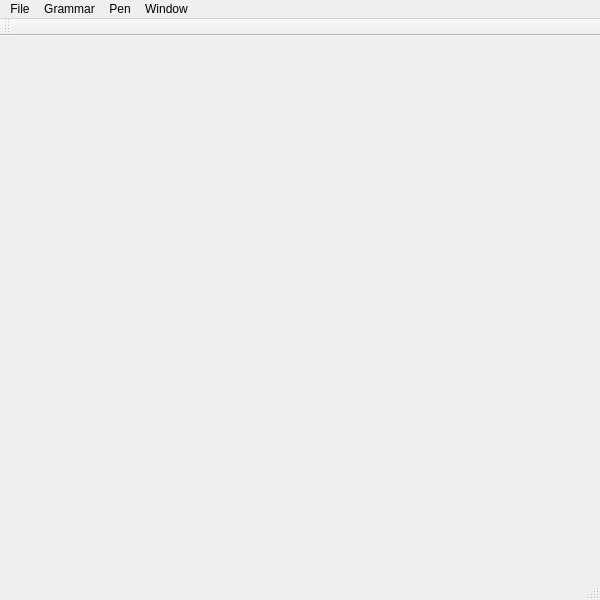
<?xml version="1.0" encoding="UTF-8"?>
<ui version="4.0">
 <class>MainWindowClass</class>
 <widget class="QMainWindow" name="MainWindowClass">
  <property name="geometry">
   <rect>
    <x>0</x>
    <y>0</y>
    <width>600</width>
    <height>600</height>
   </rect>
  </property>
  <property name="windowTitle">
   <string>MainWindow</string>
  </property>
  <widget class="QWidget" name="centralWidget"/>
  <widget class="QMenuBar" name="menuBar">
   <property name="geometry">
    <rect>
     <x>0</x>
     <y>0</y>
     <width>600</width>
     <height>21</height>
    </rect>
   </property>
   <widget class="QMenu" name="menuFile">
    <property name="title">
     <string>File</string>
    </property>
    <addaction name="actionNewSketch"/>
    <addaction name="actionLoadSketch"/>
    <addaction name="actionSaveSketch"/>
    <addaction name="separator"/>
    <addaction name="actionSaveImage"/>
    <addaction name="separator"/>
    <addaction name="actionExit"/>
   </widget>
   <widget class="QMenu" name="menuGrammar">
    <property name="title">
     <string>Grammar</string>
    </property>
    <addaction name="actionRandomGeneration"/>
    <addaction name="actionMCTS"/>
   </widget>
   <widget class="QMenu" name="menuPen">
    <property name="title">
     <string>Pen</string>
    </property>
    <widget class="QMenu" name="menuWidth">
     <property name="title">
      <string>Width</string>
     </property>
     <addaction name="actionPenWidth20"/>
     <addaction name="actionPenWidth10"/>
     <addaction name="actionPenWidth5"/>
    </widget>
    <widget class="QMenu" name="menuColor">
     <property name="title">
      <string>Color</string>
     </property>
     <addaction name="actionPenColorWall"/>
     <addaction name="actionPenColorDoor"/>
     <addaction name="actionPenColorWindow"/>
     <addaction name="actionPenColorBalcony"/>
    </widget>
    <addaction name="menuColor"/>
    <addaction name="menuWidth"/>
   </widget>
   <widget class="QMenu" name="menuWindow">
    <property name="title">
     <string>Window</string>
    </property>
    <addaction name="actionOptions"/>
   </widget>
   <addaction name="menuFile"/>
   <addaction name="menuGrammar"/>
   <addaction name="menuPen"/>
   <addaction name="menuWindow"/>
  </widget>
  <widget class="QToolBar" name="mainToolBar">
   <attribute name="toolBarArea">
    <enum>TopToolBarArea</enum>
   </attribute>
   <attribute name="toolBarBreak">
    <bool>false</bool>
   </attribute>
  </widget>
  <widget class="QStatusBar" name="statusBar"/>
  <action name="actionNewSketch">
   <property name="text">
    <string>New Sketch</string>
   </property>
  </action>
  <action name="actionLoadSketch">
   <property name="text">
    <string>Load Sketch</string>
   </property>
  </action>
  <action name="actionSaveSketch">
   <property name="text">
    <string>Save Sketch</string>
   </property>
  </action>
  <action name="actionSaveImage">
   <property name="text">
    <string>Save Image</string>
   </property>
  </action>
  <action name="actionExit">
   <property name="text">
    <string>Exit</string>
   </property>
  </action>
  <action name="actionRandomGeneration">
   <property name="text">
    <string>Random Generation</string>
   </property>
  </action>
  <action name="actionMCTS">
   <property name="text">
    <string>MCTS</string>
   </property>
  </action>
  <action name="actionPenWidth20">
   <property name="text">
    <string>20</string>
   </property>
  </action>
  <action name="actionPenWidth10">
   <property name="text">
    <string>10</string>
   </property>
  </action>
  <action name="actionPenWidth5">
   <property name="text">
    <string>5</string>
   </property>
  </action>
  <action name="actionOptions">
   <property name="text">
    <string>Options</string>
   </property>
  </action>
  <action name="actionPenColorWall">
   <property name="text">
    <string>Wall</string>
   </property>
  </action>
  <action name="actionPenColorDoor">
   <property name="text">
    <string>Door</string>
   </property>
  </action>
  <action name="actionPenColorWindow">
   <property name="text">
    <string>Window</string>
   </property>
  </action>
  <action name="actionPenColorBalcony">
   <property name="text">
    <string>Balcony</string>
   </property>
  </action>
 </widget>
 <layoutdefault spacing="6" margin="11"/>
 <resources>
  <include location="MainWindow.qrc"/>
 </resources>
 <connections/>
</ui>
